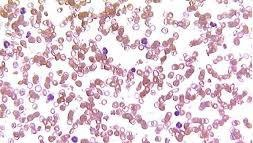
#> input picture assets/dummy_sample.jpg, 253 x 143 px
$ python -i extractor.py   (imports and definitions only)   (older library calls are emulated)
#> lines starting #> are read from the running program, lines starting #| are printed output that depends on the picture; after the words box and inside, x2 and y2 are one past the last pixel; in counts of white or black regions, pixels touching at a corner belong together
# core/features/extractor.py
"""
Modul ekstraksi fitur gambar darah.
Mengekstrak fitur morfologi, warna, tekstur untuk analisis.
"""
import cv2
import numpy as np
from typing import Dict, Any, Union, Tuple
from pathlib import Path


def extract_features(image_input: Union[str, Path, np.ndarray]) -> Dict[str, Any]:
    """
    Ekstrak fitur dari gambar darah untuk analisis lebih lanjut.

    Args:
        image_input: Path ke gambar atau array OpenCV (BGR/Grayscale)

    Returns:
        Dictionary berisi fitur-fitur yang diekstrak
    """
#> called with image_input = '../../assets/dummy_sample.jpg'
    # 1. Load gambar jika input adalah path
    if isinstance(image_input, (str, Path)):
        img = cv2.imread(str(image_input))
#> img is the input picture: shape (143, 253, 3); mean B, G, R 214.2, 205.7, 222.5
        if img is None:
            raise ValueError(f"Gambar tidak bisa dibaca dari: {image_input}")
    elif isinstance(image_input, np.ndarray):
        img = image_input.copy()
    else:
        raise TypeError("image_input harus berupa path (str/Path) atau numpy array")

    # 2. Konversi ke grayscale jika BGR
    if len(img.shape) == 3:
        gray = cv2.cvtColor(img, cv2.COLOR_BGR2GRAY)
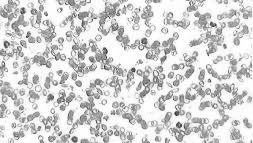
#> gray: shape (143, 253); min 39, max 255, mean 211.7
    else:
        gray = img

    # 3. Deteksi kontur untuk ekstraksi fitur morfologi
    _, thresh = cv2.threshold(gray, 0, 255, cv2.THRESH_BINARY + cv2.THRESH_OTSU)
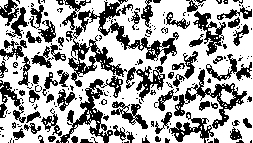
#> thresh: shape (143, 253); 64.4% white; 210 black regions (142 under 20 px)
    contours, _ = cv2.findContours(thresh, cv2.RETR_EXTERNAL, cv2.CHAIN_APPROX_SIMPLE)
#> contours = 43 contours, 40 with area under 20; largest, box (x1, y1, x2, y2) and area: (0, 0, 253, 143) 32178, (66, 119, 104, 143) 336, (0, 0, 8, 12) 35

    # 4. Ekstrak fitur morfologi
    features = {
        "area": 0,
        "perimeter": 0,
        "circularity": 0,
        "aspect_ratio": 0,
        "extent": 0,
        "solidity": 0,
        "equivalent_diameter": 0,
        "convex_area": 0,
        "contour_count": 0,
        "major_axis_length": 0,
        "minor_axis_length": 0,
        "eccentricity": 0,
        "color_mean": [0, 0, 0],
        "color_std": [0, 0, 0],
        "texture_contrast": 0,
        "texture_homogeneity": 0,
        "texture_energy": 0,
        "texture_correlation": 0
    }

    if len(contours) > 0:
        # Ambil kontur terbesar sebagai objek utama
        largest_contour = max(contours, key=cv2.contourArea)
#> largest_contour = contour of 828 points, box (x1, y1, x2, y2) (0, 0, 253, 143), area 32178
        area = cv2.contourArea(largest_contour)
#> area = 32177.5
        perimeter = cv2.arcLength(largest_contour, True)
#> perimeter = 1842.3

        # Fitur morfologi
        features["area"] = float(area)
        features["perimeter"] = float(perimeter)

        if perimeter > 0:
            features["circularity"] = float(4 * np.pi * area / (perimeter * perimeter))

        if len(largest_contour) >= 5:
            # Fitting ellipse untuk aspect ratio dan eccentricity
            try:
                ellipse = cv2.fitEllipse(largest_contour)
#> ellipse = ((137.7, 66.24), (147.2, 307.8), 89.89)
                (major_axis, minor_axis) = ellipse[1]
#> major_axis = 147.2; minor_axis = 307.8
                features["major_axis_length"] = float(major_axis)
                features["minor_axis_length"] = float(minor_axis)
                if major_axis > 0:
                    features["aspect_ratio"] = float(minor_axis / major_axis)
                    features["eccentricity"] = float(np.sqrt(1 - (minor_axis / major_axis) ** 2))
            except cv2.error:
                pass

        # Bounding rectangle
        x, y, w, h = cv2.boundingRect(largest_contour)
#> x = 0; y = 0; w = 253; h = 143
        rect_area = w * h
#> rect_area = 36179
        if rect_area > 0:
            features["extent"] = float(area / rect_area)

        # Convex hull
        hull = cv2.convexHull(largest_contour)
#> hull = [[252, 0], [252, 142], [0, 142], [0, 15], [12, 0]]
        hull_area = cv2.contourArea(hull)
#> hull_area = 35694
        if hull_area > 0:
            features["solidity"] = float(area / hull_area)
            features["convex_area"] = float(hull_area)

        # Equivalent diameter
        if area > 0:
            features["equivalent_diameter"] = float(np.sqrt(4 * area / np.pi))

        features["contour_count"] = len(contours)

    # 5. Ekstrak fitur warna (jika BGR) - FIX: Konversi ke numpy array eksplisit
    if len(img.shape) == 3:
        # Pastikan img adalah numpy array dengan dtype yang sesuai
        img_array = np.asarray(img, dtype=np.float32)
        # Rata-rata dan std warna
        color_mean = np.mean(img_array, axis=(0, 1))
#> color_mean = [214.2, 205.7, 222.5]
        color_std = np.std(img_array, axis=(0, 1))
#> color_std = [42.83, 46.65, 36.38]
        features["color_mean"] = [float(c) for c in color_mean]
        features["color_std"] = [float(c) for c in color_std]

    # 6. Ekstrak fitur tekstur (Gray-Level Co-occurrence Matrix - GLCM)
    try:
        from skimage.feature import graycomatrix, graycoprops
        # Pastikan gray adalah numpy array
        gray_array = np.asarray(gray, dtype=np.uint8)
        glcm = graycomatrix(gray_array, [1], [0, 45, 90, 135], levels=256, symmetric=True, normed=True)
        features["texture_contrast"] = float(graycoprops(glcm, 'contrast').mean())
        features["texture_homogeneity"] = float(graycoprops(glcm, 'homogeneity').mean())
        features["texture_energy"] = float(graycoprops(glcm, 'energy').mean())
        features["texture_correlation"] = float(graycoprops(glcm, 'correlation').mean())
    except ImportError:
        # Jika skimage tidak tersedia, gunakan pendekatan sederhana
        gray_array = np.asarray(gray, dtype=np.float32)
        features["texture_contrast"] = float(gray_array.std())
        features["texture_homogeneity"] = 0
        features["texture_energy"] = 0
        features["texture_correlation"] = 0

    return features


def extract_advanced_features(image_input: Union[str, Path, np.ndarray]) -> Dict[str, Any]:
    """
    Ekstrak fitur lanjutan untuk analisis spesifik darah.
    Misalnya untuk deteksi parasit malaria, inti sel, dll.
    """
    # Implementasi lanjutan sesuai kebutuhan spesifik
    features = extract_features(image_input)
    # Tambahkan fitur lanjutan di sini
    return features

>>> result = extract_features('../../assets/dummy_sample.jpg')
#> result = 18 items
